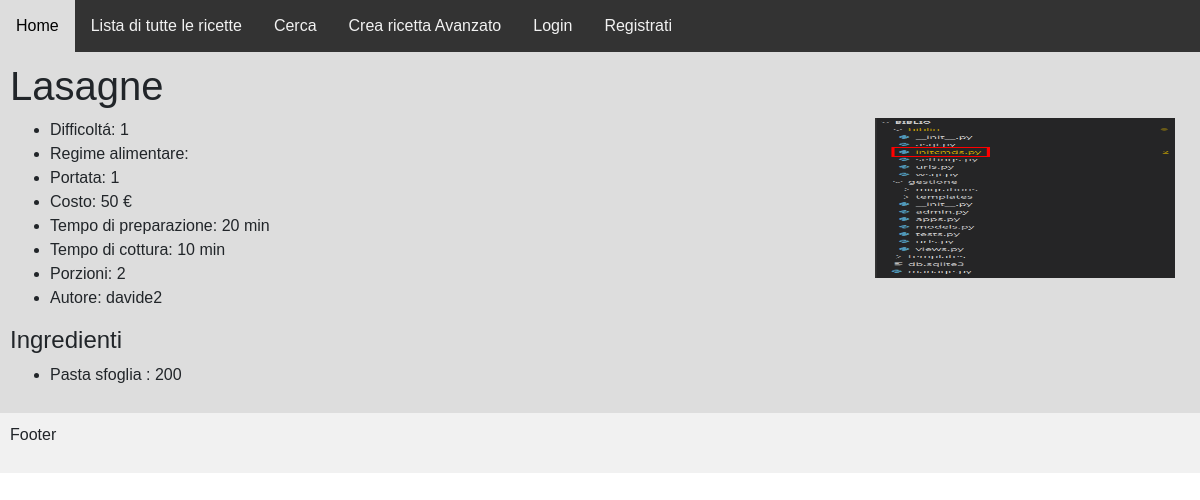
The app's page /ricetta/2/ with its own data.
### gestione/models.py (models this page shows, shortened)
class Ricetta(models.Model):
    nome = models.CharField(max_length=50)
    difficoltá = models.CharField(max_length=50, choices=DIFFICOLTA_CHOICES, default="Bassa")
    portata = models.CharField(max_length=50, choices = PORTATA_CHOICES, default="Primo")
    costo = models.IntegerField(default=0)
    tempo_preparazione = models.IntegerField(default=0)
    tempo_cottura = models.IntegerField(default=0)
    porzioni = models.IntegerField(default=1)
    vegetariano = models.BooleanField(default = False)
    vegano = models.BooleanField(default = False)
    gluten_free = models.BooleanField(default = False)
    immagine = models.ImageField(null=True, blank=True, default=None)
    utente = models.ForeignKey(User, on_delete = models.CASCADE, blank=True, null=True, default=None, related_name = "non_so_cosa_vada")
    class Meta:
        verbose_name_plural = "Ricette"

class Ingredient(models.Model):
    nome = models.CharField(max_length=50, null=True)
    quantitá = models.IntegerField(null=True)
    unita_di_misura = models.CharField(default="grammi", choices=UNITA_DI_MISURA_CHOICES, max_length=50, null=True)
    ricetta = models.ForeignKey(Ricetta, on_delete=models.CASCADE, related_name="ingredients")
    class Meta:
        verbose_name_plural = "Ingredienti"

### gestione/views.py (the view)
# urls.py: path("ricetta/<pk>/", views.ricetta_detail_view, name="ricetta"),
def ricetta_detail_view(request, pk):
    ricetta = Ricetta.objects.get(pk=pk)
    ingredienti = Ingredient.objects.filter(ricetta = pk).values
    context = {
        'ricetta' : ricetta,
        'ingredienti' : ingredienti
    }
    return render(request, "gestione/ricetta_details.html", context)

### gestione/templates/gestione/ricetta_details.html (shortened to what this page needs)
{% extends "base.html" %}
{% block content %}
    <h1> {{ricetta.nome}} </h1>
    {% if ricetta.immagine %}
        {% load static %}<img src="{% static ricetta.immagine.url %}" width="300" height="160" align=right Hspace="15" Vspace="0" Border="0">
    {% endif %}
    <ul>
        <li> Difficoltá: {{ ricetta.difficoltá }} </li>
        <li> Regime alimentare: {{ ricetta.regime_alimentare }}</li>
        <li> Portata: {{ ricetta.portata }} </li>
        <li> Costo: {{ ricetta.costo }} € </li>
        <li> Tempo di preparazione: {{ ricetta.tempo_preparazione }} min </li>
        <li> Tempo di cottura: {{ ricetta.tempo_cottura }} min </li>
        <li> Porzioni: {{ ricetta.porzioni }} </li>
        <li> Autore: {{ ricetta.utente }} </li>
    </ul>
    <h4> Ingredienti </h4>
    <ul>
        {% for ingrediente in ingredienti %}
            <li>{{ ingrediente.nome }} : {{ ingrediente.quantitá }} {{ ingrediente.unita }}</li>
        {% endfor %}
    </ul>
{% endblock %}

### static/css/style.css (style rules this page uses)
* { box-sizing: border-box; font-family: Arial, Helvetica, sans-serif; }
body { font-family: Arial, Helvetica, sans-serif; }

### records on screen
Ricetta: nome "Lasagne", immagine (picture), difficoltá "1", portata "1", costo "50", tempo_preparazione "20", tempo_cottura "10", porzioni "2", utente "davide2"
Ingredient: nome "Pasta sfoglia", quantitá "200"
